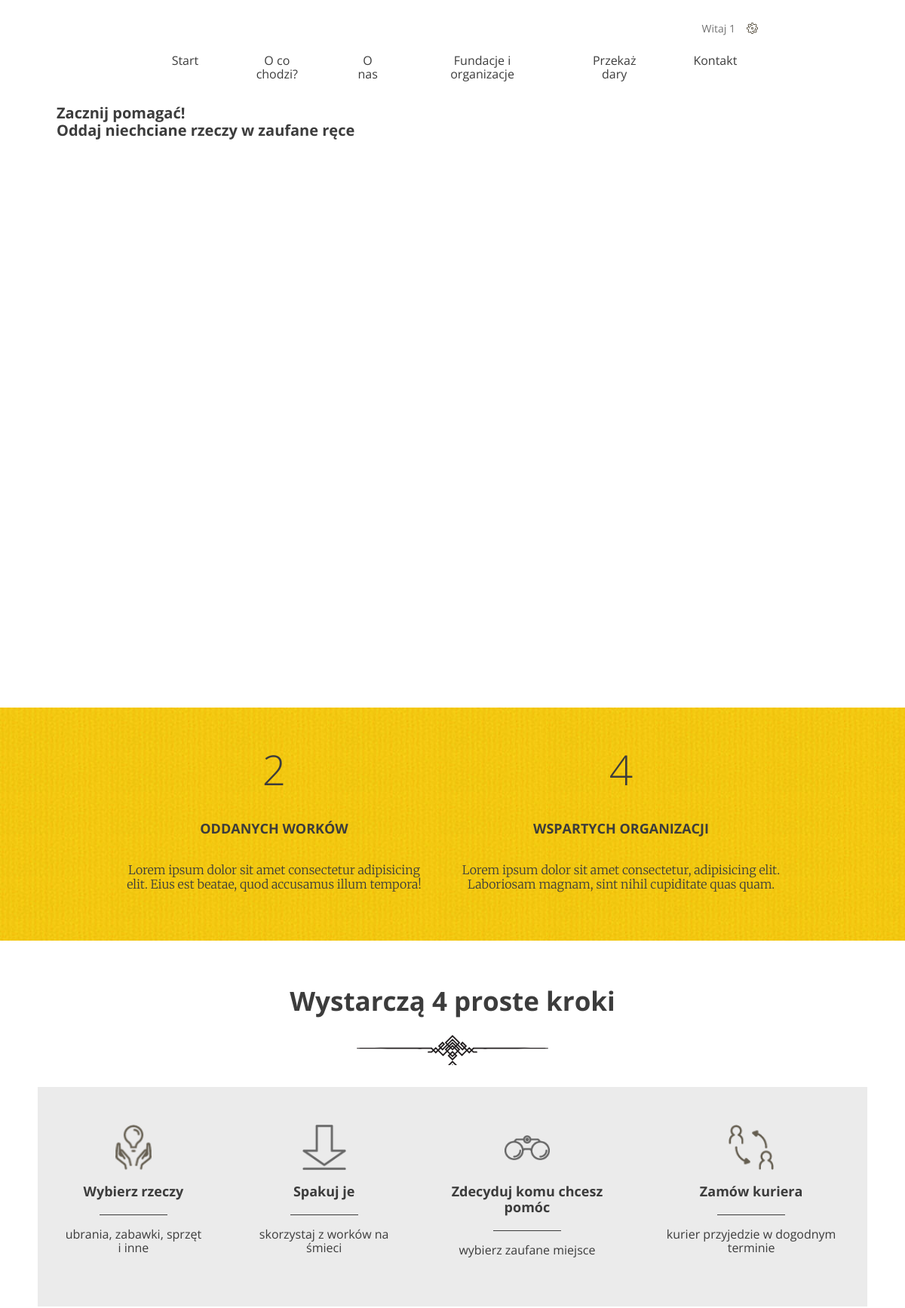
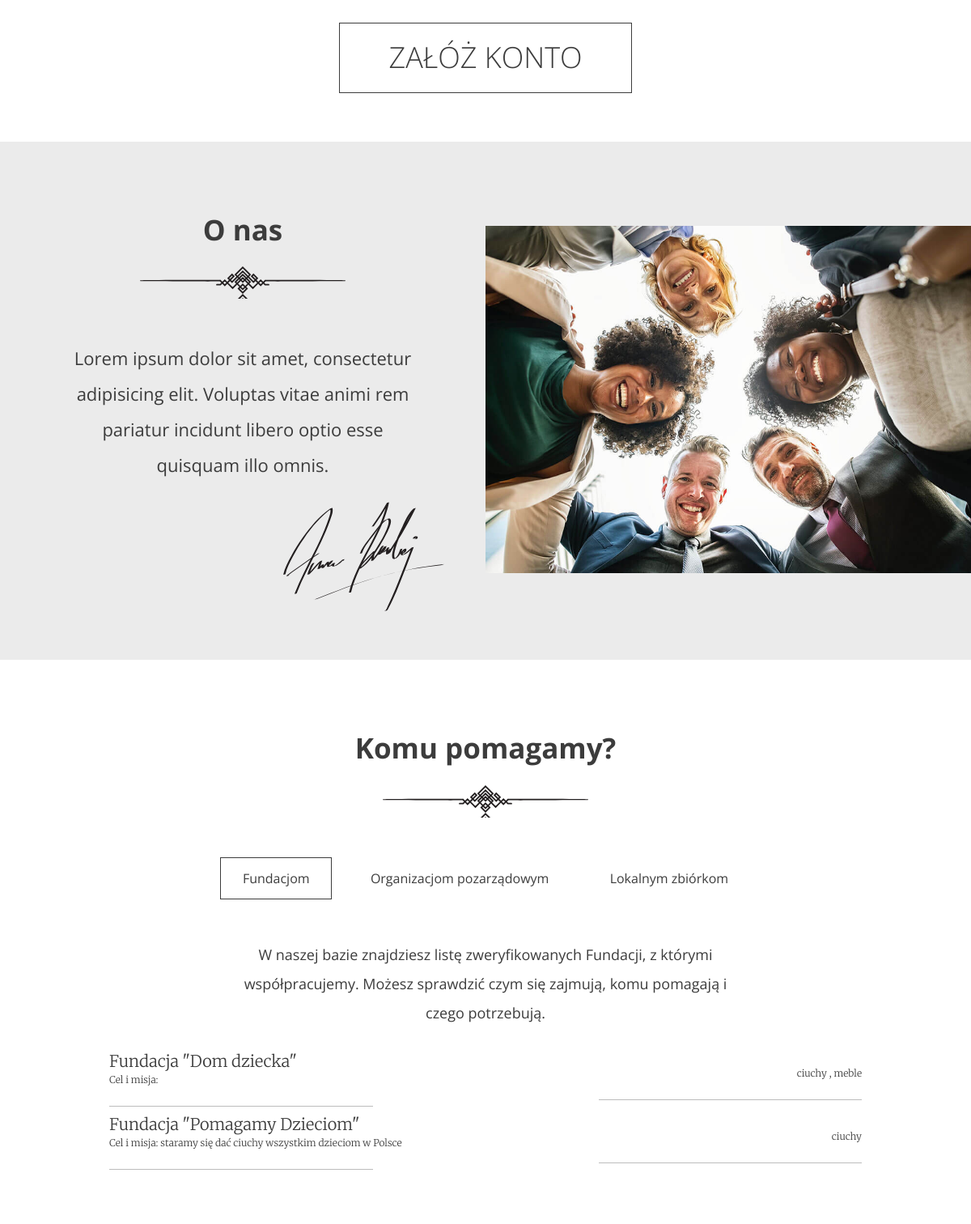
Screenshot of / (signed in, upper part) with the database file from the repository (2 pictures, top to bottom).
### GoodHands/models.py (models this page shows, shortened)
class Institution(models.Model):
    name = models.CharField(max_length=100)
    description = models.TextField(max_length=300)
    FUNDACJA = 'Fundacja'
    ORGANIZACJA_POZARZADOWA = 'Organizacja pozarządowa'
    ZBIORKA_LOKALNA = 'Zbiórka lokalna'
    CHOICES = (
        (FUNDACJA, 'Fundacja'),
        (ORGANIZACJA_POZARZADOWA, 'Organizacja pozarządowa'),
        (ZBIORKA_LOKALNA, 'Zbiórka lokalna'),
    )
    type = models.CharField(max_length=50, choices=CHOICES, default=FUNDACJA)
    categories = models.ManyToManyField('Category')
    class Meta:
        verbose_name_plural = "instytucje"

class Category(models.Model):
    name = models.CharField(max_length=100)

### GoodHands/views.py (the view)
# urls.py: path('', views.LandingPage.as_view(), name="main"),
class LandingPage(View):
    def get(self, request):
        donations = Donation.objects.all().count()
        organisations = Institution.objects.all().count()
        foundations = Institution.objects.filter(type=Institution.FUNDACJA)
        organs = Institution.objects.filter(type=Institution.ORGANIZACJA_POZARZADOWA)
        locals = Institution.objects.filter(type=Institution.ZBIORKA_LOKALNA)
        return render(request, 'index.html',
                      {'donations': donations, 'organisations': organisations, 'foundations': foundations,
                       'organs': organs, 'locals': locals})

### templates/index.html (shortened to what this page needs)
{% extends "base.html" %}
{%  load static %}
{% block content %}
    <div class="header--main-page">
      <div class="slogan container container--90">
        <div class="slogan--item">
          <h1>
            Zacznij pomagać!<br />
            Oddaj niechciane rzeczy w zaufane ręce
          </h1>
        </div>
      </div>
    </div>
    <section id="stats" class="stats">
      <div class="container container--85">
        <div class="stats--item">
          <em>{{ donations }}</em>
          <h3>Oddanych worków</h3>
          <p>Lorem ipsum dolor sit amet consectetur adipisicing elit. Eius est beatae, quod accusamus illum tempora!</p>
        </div>
        <div class="stats--item">
          <em>{{ organisations }}</em>
          <h3>Wspartych organizacji</h3>
          <p>Lorem ipsum dolor sit amet consectetur, adipisicing elit. Laboriosam magnam, sint nihil cupiditate quas quam.</p>
        </div>
      </div>
    </section>
    <section id="steps" class="steps">
      <h2>Wystarczą 4 proste kroki</h2>
      <div class="steps--container">
        <div class="steps--item">
          <span class="icon icon--hands"></span>
          <h3>Wybierz rzeczy</h3>
          <p>ubrania, zabawki, sprzęt i inne</p>
        </div>
        <div class="steps--item">
          <span class="icon icon--arrow"></span>
          <h3>Spakuj je</h3>
          <p>skorzystaj z worków na śmieci</p>
        </div>
        <div class="steps--item">
          <span class="icon icon--glasses"></span>
          <h3>Zdecyduj komu chcesz pomóc</h3>
          <p>wybierz zaufane miejsce</p>
        </div>
        <div class="steps--item">
          <span class="icon icon--courier"></span>
          <h3>Zamów kuriera</h3>
          <p>kurier przyjedzie w dogodnym terminie</p>
        </div>
      </div>
      <a href="{% url 'register' %}" class="btn btn--large">Załóż konto</a>
    </section>
    <section id="about-us" class="about-us">
      <div class="about-us--text">
        <h2>O nas</h2>
        <p>Lorem ipsum dolor sit amet, consectetur adipisicing elit. Voluptas vitae animi rem pariatur incidunt libero optio esse quisquam illo omnis.</p>
        <img src="{% static 'images/signature.svg' %}" class="about-us--text-signature" alt="Signature" />
      </div>
      <div class="about-us--image"><img src="{% static 'images/about-us.jpg' %}" alt="People in circle" /></div>
    </section>
     <section id="help" class="help">
      <h2>Komu pomagamy?</h2>
      <ul class="help--buttons">
        <li data-id="1"><a href="#" class="btn btn--without-border active">Fundacjom</a></li>
        <li data-id="2"><a href="#" class="btn btn--without-border">Organizacjom pozarządowym</a></li>
        <li data-id="3"><a href="#" class="btn btn--without-border">Lokalnym zbiórkom</a></li>
      </ul>
      <div class="help--slides active" data-id="1">
        <p>W naszej bazie znajdziesz listę zweryfikowanych Fundacji, z którymi współpracujemy. Możesz sprawdzić czym się zajmują, komu pomagają i czego potrzebują.</p>
        {% for foundation in foundations %}
        <ul class="help--slides-items">
          <li>
            <div class="col">
              <div class="title">Fundacja "{{ foundation.name }}"</div>
              <div class="subtitle">Cel i misja: {{ foundation.description }}</div>
            </div>
                <div class="col">
                    <div class="text">
                        {% for category in foundation.categories.all %}
                            {% if not forloop.first %}, {% endif %}
                            {{ category.name }}
                        {% endfor %}
                    </div>
                </div>
          </li>
        </ul>
        {% endfor %}
      </div>
    </section>
{% endblock %}

### templates/base.html (shortened to what this page needs)
<!DOCTYPE html>
{% load static %}
<html lang="pl">
  <head>
    <link rel="stylesheet" href="{% static 'css/style.css' %}"/>
  </head>
  <body>
  {% if user.is_authenticated %}
      <header>
      <nav class="container container--70">
        <ul class="nav--actions">
          <li class="logged-user">
            Witaj {{ user.first_name }}
          </li>
        </ul>
        <ul>
          <li><a href="{% url 'main' %}" class="btn btn--without-border">Start</a></li>
          <li><a href="{% url 'main' %}#steps" class="btn btn--without-border">O co chodzi?</a></li>
          <li><a href="{% url 'main' %}#about-us" class="btn btn--without-border">O nas</a></li>
          <li><a href="{% url 'main' %}#help" class="btn btn--without-border">Fundacje i organizacje</a></li>
          <li><a href="{% url 'donation' %}" class="btn btn--without-border">Przekaż dary</a></li>
          <li><a href="#contact" class="btn btn--without-border">Kontakt</a></li>
        </ul>
      </nav>
    </header>
  {% endif %}
    {% block content %}
    {% endblock %}
  </body>
</html>

### rows the page displays
Institution: name "Dom dziecka"
Category: name "ciuchy"
Category: name "meble"
Institution: name "Pomagamy Dzieciom", description "staramy się dać ciuchy wszystkim dzieciom w Polsce"

### other values shown
{{ user.first_name }} "1"
{{ donations }} "2"
{{ organisations }} "4"
